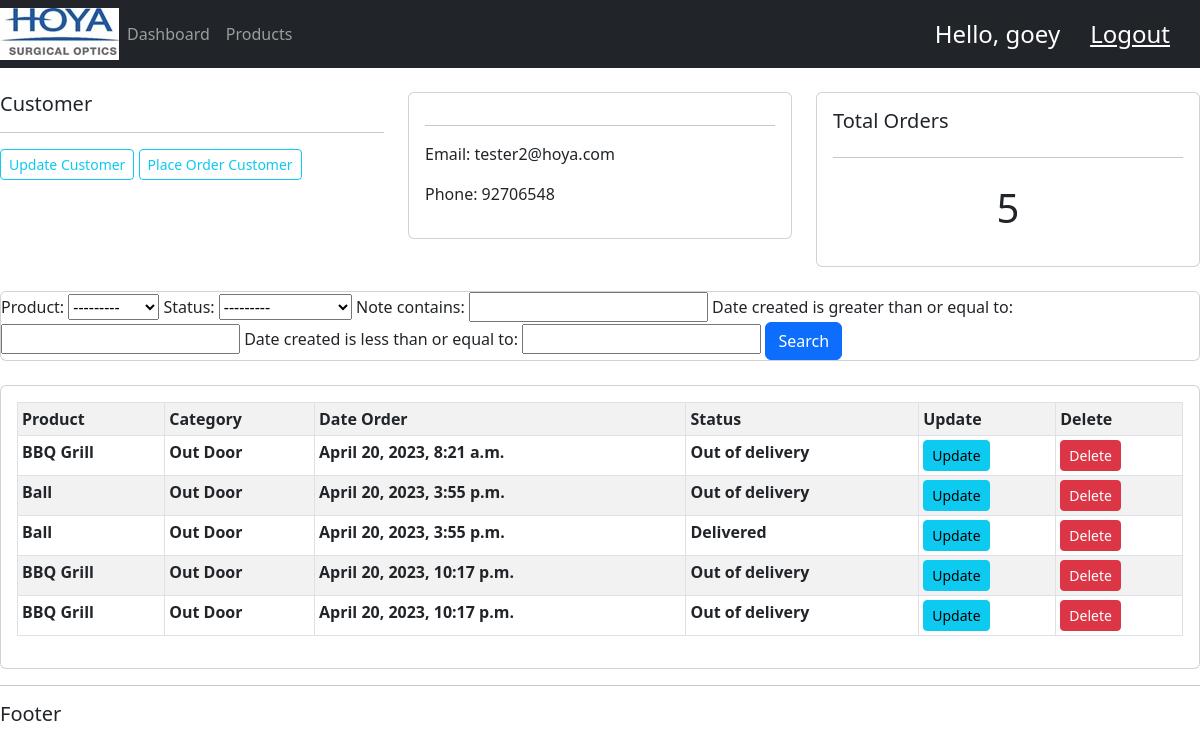
/customers/2/ (signed in), run on the app's committed database.
### accounts/models.py (models this page shows, shortened)
class Customer(models.Model):
    user = models.OneToOneField(User,null=True,blank=True,on_delete=models.CASCADE)
    name = models.CharField(max_length=200,null=True)
    phone = models.CharField(max_length=200,null=True)
    email = models.CharField(max_length=200,null=True)
    profile_pic = models.ImageField(default="default.png",null=True,blank=True)
    date_created =models.DateTimeField(auto_now_add=True,null = True)

class Order(models.Model):
    STATUS = (
        ('Pending','Pending'),
        ('Out of delivery','Out of delivery'),
        ('Delivered','Delivered'),
        )
    customer = models.ForeignKey(Customer,null=True,on_delete=models.SET_NULL)
    product = models.ForeignKey(Product,null=True,on_delete=models.SET_NULL)
    date_created = models.DateTimeField(auto_now_add=True, null=True)
    status = models.CharField(max_length=200,null=True,choices=STATUS)
    note = models.CharField(max_length=200,null=True)

class Product(models.Model):
    CATEGORY = (
        ('Indoor','Indoor'),
        ('Out Door','Out Door'),
        )
    name = models.CharField(max_length=200,null=True)
    price= models.FloatField(null=True)
    category = models.CharField(max_length=200,null=True,choices = CATEGORY)
    description = models.CharField(max_length=200,null=True)
    date_created = models.DateTimeField(auto_now_add=True,null=True)
    tags = models.ManyToManyField(Tag)
    def __str__(self):
        return self.name

### accounts/decorators.py (the view)
        def wrapper_func(request,*args,**kwargs):
            group = None
            if request.user.groups.exists():
                group = request.user.groups.all()[0].name
            if group in allowed_roles:
                return view_func(request,*args,**kwargs)
            else:
                return HttpResponse('You are not authorized to view this page.')

### accounts/views.py (called while the page is built)
@login_required(login_url='login_page')
@allowed_users(allowed_roles=['admin'])
def customers(request,pk):
    customer = Customer.objects.get(id=pk)
    customer_ordersets = customer.order_set.all()
    customer_ordersets_count =customer_ordersets.count()
    myFilter = OrderFilter(request.GET,queryset=customer_ordersets)
    customer_ordersets = myFilter.qs
    context={'customer':customer,
             'customer_ordersets':customer_ordersets,
             'customer_ordersets_count':customer_ordersets_count,
             'myFilter':myFilter,
             }
    print('customer_ordersets_count',customer_ordersets_count)
    return render(request,'accounts/customers.html',context)

### accounts/templates/accounts/customers.html
{% extends 'accounts/main.html'%}
{% block content %}
<br>
<div class="row">
    <div class="col-md">
        <h5>Customer</h5>
        <hr>
        <a class="btn btn-outline-info btn-sm btn-block" href="#">Update Customer</a>
        <a class="btn btn-outline-info btn-sm btn-block" href="{% url 'create_order' customer.id %}">Place Order Customer</a>
    </div>
    <div class="col-md">
        <div class="card card-body">
        <hr>
        <p>Email: {{customer.email}}</p>
        <p>Phone: {{customer.phone}}</p>
        </div>
    </div>
    <div class="col-md">
        <div class="card card-body">
        <h5>Total Orders</h5>
        <hr>
        <h1 style="text-align:center;padding:10px;">{{customer_ordersets_count}}</h1>
        </div>
    </div>
</div>
<br>
<div class="row">
    <div class="col">
        <div class="card card-bod">
            <form method="get">
                {{myFilter.form}}
                <button class="btn btn-primary" type="submit">Search</button>
            </form>
        </div>
    </div>
</div>
<br>
<div class="row">
    <div class="col-md">
        <div class="card card-body">
            <table class="table table-bordered table-striped table-hover table-sm">
                <tr>
                    <th>Product</th>
                    <th>Category</th>
                    <th>Date Order</th>
                    <th>Status</th>
                    <th>Update</th>
                    <th>Delete</th>
                </tr>
                {% for customer_orderset in customer_ordersets %}
                <tr>
                    <th>{{customer_orderset.product}}</th>
                    <th>{{customer_orderset.product.category}}</th>
                    <th>{{customer_orderset.date_created}}</th>
                    <th>{{customer_orderset.status}}</th>
                    <th><a href="{% url 'update_order' customer_orderset.id %}" class="btn btn-sm btn-info">Update</a></th>
                    <th><a href="{% url 'delete_order' customer_orderset.id %}" class="btn btn-sm btn-danger">Delete</a></th>
                </tr>
                {% endfor %}
            </table>
        </div>
    </div>
</div>
{% endblock content %}

### accounts/templates/accounts/navbar.html (shortened to what this page needs)
{% load static %}
<nav class="navbar navbar-expand-lg navbar-dark bg-dark">
    <img src="{% static 'images/companylogo.jpg'%}" />
    <div class="collapse navbar-collapse" id="navbarNav">
      <ul class="navbar-nav ">
        {% if request.user.is_staff %}
        <li class="nav-item active">
          <a class="nav-link " href="{% url 'dashboard' %}">Dashboard</a>
        </li>
        <li class="nav-item">
          <a class="nav-link" href="{% url 'products' %}">Products</a>
        </li>
        {% else %}
        <li class="nav-item">
          <a class="nav-link" href="{% url 'account_settings' %}">Account Settings</a>
        </li>
        {% endif %}
      </ul>
    </div>
    <span class="hello-msg">Hello, {{request.user}}</span>
    <span><a class="hello-msg" href="{% url 'logout_page' %}">Logout</a></span>
</nav>

### static/css/main.css (style rules this page uses)
body { background-color:#ebeff5; }

### accounts/templates/accounts/navbar.html (style rules this page uses)
.hello-msg { font-size:24px; color:#fff; margin-right:30px; }

### data on the page
Customer: email "tester2@hoya.com", phone "92706548"
Order: product "BBQ Grill", product.category "Out Door", date_created "April 20, 2023, 8:21 a.m.", status "Out of delivery"
Order: product "Ball", product.category "Out Door", date_created "April 20, 2023, 3:55 p.m.", status "Out of delivery"
Order: product "Ball", product.category "Out Door", date_created "April 20, 2023, 3:55 p.m.", status "Delivered"
Order: product "BBQ Grill", product.category "Out Door", date_created "April 20, 2023, 10:17 p.m.", status "Out of delivery"
Order: product "BBQ Grill", product.category "Out Door", date_created "April 20, 2023, 10:17 p.m.", status "Out of delivery"

### other printed values
{{ request.user }} "goey"
{{ customer_ordersets_count }} "5"
